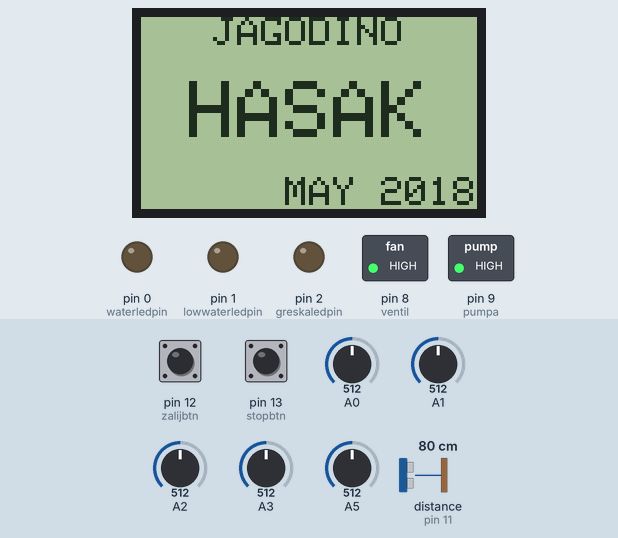
The sketch below on a simulated Arduino Uno, built with avr-gcc and run on an emulated ATmega328P. On the bench: 84×48 one-colour display, switched loads named in the sketch (green lamp = pin HIGH), output pins drawn as LEDs (lit = HIGH). The inputs (shaded band) are chosen by the test bench; at power-on: pin 12 (zalijbtn) HIGH, pin 13 (stopbtn) HIGH, A0 = 512, A1 = 512, A2 = 512, A3 = 512, A5 = 512, distance to the obstacle (sensor on pin 11) 80 cm. The echo pulse lasts 58.3 µs per cm; pins used as bus, display or sensor lines are not drawn.

Above: at 0.1 s.
At 5.4 s:
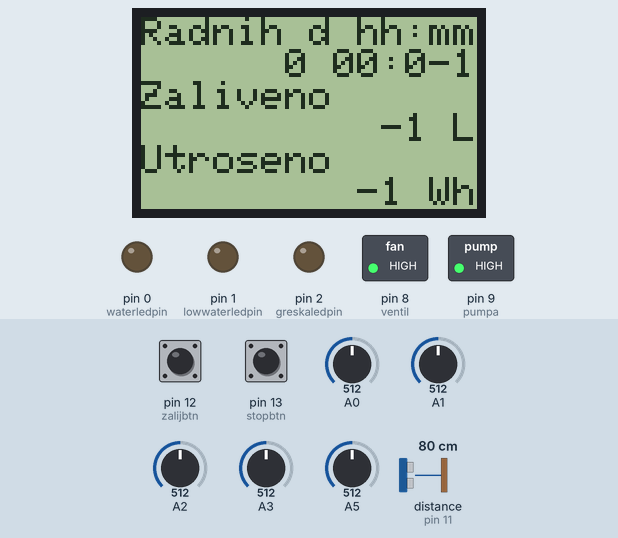
At 20.4 s:
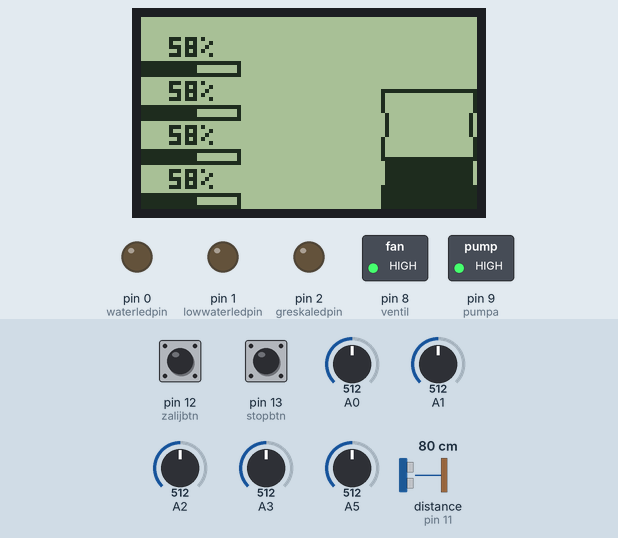

Measured:
- what the display in image 1 shows lasts 15.0 s, from 5.4 s to 20.4 s

The sketch:

Jagodino.ino
```cpp
#include <SPI.h>
#include <Adafruit_GFX.h>
#include <Adafruit_PCD8544.h>
#include <EEPROM.h>

// Display pinout
// pin 7 - Serial clock out (SCLK)
// pin 6 - Serial data out (DIN)
// pin 5 - Data/Command select (D/C)
// pin 4 - LCD chip select (CS)
// pin 3 - LCD reset (RST)
Adafruit_PCD8544 display = Adafruit_PCD8544(7, 6, 5, 4, 3);

const int hi = 0; // Relay's inverse logic
const int lo = 1; // Relay's inverse logic

const int ventil = 8; // Relay1 valve
const int pumpa = 9;  // Relay2 pump

const int trig = 10;
const int echo = 11;

const int precnikBureta = 55; // [cm]
const int visinaBureta = 120; // [cm]
const int offset = 15;        // [cm]

const int ww=3; // Font Width
const int hh=5; // Font Height
const int wr=4; // Bar Height
const double pi=3.1415926; // Pi(e) (njami)

const int waterledpin = 0;
const int lowwaterledpin = 1;
const int greskaledpin = 2;

const int zalijbtn = 12;
const int stopbtn = 13;

const int wbd=24; // Width of barrel (in display)
const int hbd=30; // Height of barrel (in display)

const int td=950; // Threshold for sensor
const int punido=90; // Water plants till [%]

const int freqq=15; // Write status in EEPROM every [min]
const int limitminuta=30; // Max watering time [min]

const int adliter=0; // Addreses in EEPROM
const int adelect=10;
const int adrtime=20;

const double snagavalva=4.5+0.7;
const double snagaard=0.75;

void setup() {
  //Serial.begin(9600);

  pinMode(ventil,OUTPUT);
  pinMode(pumpa,OUTPUT);
  digitalWrite(ventil,lo);
  digitalWrite(pumpa,lo);

  pinMode(waterledpin,OUTPUT);
  pinMode(lowwaterledpin,OUTPUT);
  pinMode(greskaledpin,OUTPUT);

  pinMode(zalijbtn,INPUT_PULLUP);
  pinMode(stopbtn,INPUT_PULLUP);

  pinMode(trig,OUTPUT);
  pinMode(echo,INPUT);

  display.begin();
  display.setContrast(50);
  showFirst();
  delay(5000);
  showStatus();
  delay(15000);
}
bool uklj=false;
unsigned long time1=0, time2=0;
double lp=0;
int ukupnolitaraa=0,ukupnovrijemeuklj=0;

void loop() {
  int a[4],i,m[4],w[4],x0,y0,psz,htbd,minni,avg=0,no=0;
  bool sens[4],zalj=false;

  double zap,h,trzap,ht;
  String zp,poruka="JAGODINO  ",smin,vrz="",vrz2="",ltz;
  ht=getDist();
  if(ht<=visinaBureta+offset)
  h=ht;
  else h=visinaBureta+offset;
  for(i=0;i<4;i++){
    a[i]=analogRead(i+14);
    if(a[i]>td)
      sens[i]=true;
    else sens[i]=false;
    m[i]=map(a[i],td,200,0,100);
    m[i]=constrain(m[i],0,100);
    if(!sens[i]){
      avg+=m[i];
      no++;
    }
    w[i]=map(m[i],0,100,0,25);
    //Serial.println("a["+String(i)+"]="+String(a[i]));
  }
  minni=constrain(map(analogRead(A5),1023,0,5,85),10,80);
  zap=pi*precnikBureta*precnikBureta/4*visinaBureta/1000;
  trzap=pi*precnikBureta*precnikBureta/4*(visinaBureta-h+offset)/1000;
  avg/=no;
  psz=100*trzap/zap;
  if(no<4){
    digitalWrite(greskaledpin,1);
  }
  else{
    digitalWrite(greskaledpin,0);
  }
  if((avg<minni && no!=0 && psz>10) || digitalRead(zalijbtn)==LOW){
    time1=millis()/1000;
    lp=trzap;
    uklj=true;
  }
  if((avg>punido || no==0 || millis()/1000-time1>limitminuta*60 || digitalRead(stopbtn)==LOW) && uklj){
    ukupnovrijemeuklj+=millis()/1000-time1;
    ukupnolitaraa+=lp-trzap;
    lp-=trzap;
    uklj=false;
  }
  //Serial.println("\ntrzap = "+String(trzap)+"\nlp = "+String(lp));
  /*Serial.println(h);
  Serial.println();*/

  /*Serial.println(zap);
  Serial.println(trzap);*/
  zp=String(int(trzap))+"L "+String(psz)+"%";
  if(psz<=25){
    poruka="Malo vode";
    digitalWrite(lowwaterledpin,1);
  }
  else{
    digitalWrite(lowwaterledpin,0);
  }

  if(psz<=10){
    poruka="Nema vode";
    digitalWrite(lowwaterledpin,1);
  }
  else{
    digitalWrite(lowwaterledpin,0);
  }

  if(uklj){
    digitalWrite(ventil,hi);
    poruka="Zalijevanje";
    digitalWrite(waterledpin,1);
  }
  else{
    digitalWrite(ventil,lo);
    digitalWrite(waterledpin,0);
  }

  display.clearDisplay();
  //poruka="";
  for(i=0;i<14-poruka.length();i++)
    display.print(" ");
  display.println(poruka);
  for(i=0;i<14-zp.length();i++)
    display.print(" ");
  display.println(zp);
  display.println();
  smin=String(minni)+"%";
  for(i=0;i<9-smin.length();i++)
    display.print(" ");
  display.println(smin);

  int satiz=(millis()/1000-time1)/3600;
  int minsz=((millis()/1000-time1)%3600)/60;
  if(satiz/10==0)
  vrz+="0";
  vrz+=String(satiz);
  if(minsz/10==0)
  vrz2+="0";
  vrz2+=String(minsz);
  ltz=String(int(lp))+"L";
  if(!uklj && time1!=0){
    /*for(i=0;i<10-vrz2.length();i++)
      display.print(" ");*/


    display.setCursor(31,32);
    display.print(vrz);
    display.setCursor(41,32);
    display.print(":");
    display.setCursor(45,32);
    display.println(vrz2);
    for(i=0;i<9-ltz.length();i++)
      display.print(" ");
    display.print(ltz);

  }
  x0=0;y0=5;
  for(i=0;i<4;i++){
    if(!sens[i]){
      int posoff;
      if(uklj && i==0)
      posoff=3;
      else posoff=7;
      p(String(m[i])+"%",x0+posoff,y0+i*(wr+hh+2));
      display.drawRect(x0,y0+i*(wr+hh+2)+hh+1,25,wr,BLACK);
      display.fillRect(x0,y0+i*(wr+hh+2)+hh+1,w[i],wr,BLACK);
    }
    else{
      display.setCursor(x0,y0+i*(wr+hh+2)+3);
      display.print("Grska");
      display.drawPixel(x0+4*ww+1,y0+i*(wr+hh+2)+3,BLACK);
      display.drawPixel(x0+4*ww+2,y0+i*(wr+hh+2)+4,BLACK);
      display.drawPixel(x0+4*ww+3,y0+i*(wr+hh+2)+3,BLACK);
      //p(String(m[i])+"%",x0,y0+i*(wr+hh+2));
    }
  }
  display.drawRect(display.width()-wbd,display.height()-hbd,wbd,hbd,BLACK);
  htbd=map(constrain(psz,0,100),0,100,0,hbd);
  display.fillRect(display.width()-wbd,display.height()-htbd,wbd,htbd,BLACK);

  display.drawFastVLine(display.width()-wbd,display.height()-hbd+hbd/5,hbd/5,WHITE);
  display.drawFastVLine(display.width()-wbd,display.height()-hbd+3*hbd/5,hbd/5,WHITE);
  display.drawFastVLine(display.width()-1,display.height()-hbd+hbd/5,hbd/5,WHITE);
  display.drawFastVLine(display.width()-1,display.height()-hbd+3*hbd/5,hbd/5,WHITE);

  display.drawFastVLine(display.width()-wbd+1,display.height()-hbd+hbd/5,hbd/5,BLACK);
  display.drawFastVLine(display.width()-wbd+1,display.height()-hbd+3*hbd/5,hbd/5,BLACK);
  display.drawFastVLine(display.width()-2,display.height()-hbd+hbd/5,hbd/5,BLACK);
  display.drawFastVLine(display.width()-2,display.height()-hbd+3*hbd/5,hbd/5,BLACK);
/*
  int literss,energyspent,minutaradi;
    EEPROM.get(adliter,literss);
    EEPROM.get(adelect,energyspent);
    EEPROM.get(adrtime,minutaradi);
    Serial.println("Vrijeme = "+String(minutaradi)+"min\nLiters = "+String(literss)+"L\nEnergy = "+String(energyspent)+"Wh\n");
    minutaradi=0;
    literss=0;
    energyspent=0;
    EEPROM.put(adliter,literss);
    EEPROM.put(adelect,energyspent);
    EEPROM.put(adrtime,minutaradi);
    */
  display.display();
  if(millis()/1000-time2>freqq*60){
    int minutaradi,energyspent,literss;
    EEPROM.get(adliter,literss);
    delay(100);
    EEPROM.get(adelect,energyspent);
    delay(100);
    EEPROM.get(adrtime,minutaradi);
    delay(100);

    minutaradi+=freqq;
    literss+=ukupnolitaraa;
    ukupnolitaraa=0;

    energyspent+=(freqq*snagaard+ukupnovrijemeuklj*snagavalva)/60;
    ukupnovrijemeuklj=0;

    EEPROM.put(adliter,literss);
    delay(100);
    EEPROM.put(adelect,energyspent);
    delay(100);
    EEPROM.put(adrtime,minutaradi);
    delay(100);
    delay(100);
    time2=millis()/1000;
  }
  delay(100);
}

void p(String a, int x, int y){
  int i=0;
  while(a[i]!='\0'){
    if(x+4>83){
      x=0;
      y+=hh+1;
    }
    pr(a[i],x,y);
    x+=ww+1;
    i++;
  }
}
void pr(char a, int x, int y){
  switch(a){
    case '1':
      display.drawFastVLine(x+2,y,hh,BLACK);
      display.drawPixel(x+ww/2,y+hh/2-1,BLACK);
      break;

    case '2':
      display.drawFastHLine(x,y,ww,BLACK);
      display.drawFastVLine(x+ww-1,y,hh/2+1,BLACK);
      display.drawFastHLine(x,y+hh/2,ww,BLACK);
      display.drawFastVLine(x,y+hh/2,hh/2+1,BLACK);
      display.drawFastHLine(x,y+hh-1,ww,BLACK);
      break;

    case '3':
      display.drawFastHLine(x,y,ww,BLACK);
      display.drawFastVLine(x+ww-1,y,hh,BLACK);
      display.drawFastHLine(x,y+hh/2,ww,BLACK);
      display.drawFastHLine(x,y+hh-1,ww,BLACK);
      break;

    case '4':
      display.drawFastVLine(x,y,hh/2+1,BLACK);
      display.drawFastVLine(x+ww-1,y,hh,BLACK);
      display.drawFastHLine(x,y+hh/2,ww,BLACK);
      break;

    case '5':
      display.drawFastHLine(x,y,ww,BLACK);
      display.drawFastVLine(x,y,hh/2+1,BLACK);
      display.drawFastHLine(x,y+hh/2,ww,BLACK);
      display.drawFastVLine(x+ww-1,y+hh/2,hh/2+1,BLACK);
      display.drawFastHLine(x,y+hh-1,ww,BLACK);
      break;

    case '6':
      display.drawFastHLine(x,y,ww,BLACK);
      display.drawFastVLine(x,y,hh,BLACK);
      display.drawFastHLine(x,y+hh/2,ww,BLACK);
      display.drawFastVLine(x+ww-1,y+hh/2,hh/2+1,BLACK);
      display.drawFastHLine(x,y+hh-1,ww,BLACK);
      break;

    case '7':
      display.drawFastHLine(x,y,ww,BLACK);
      display.drawFastVLine(x,y,hh/2+1,BLACK);
      display.drawFastVLine(x+ww-1,y,hh,BLACK);
      break;

    case '8':
      display.drawFastHLine(x,y,ww,BLACK);
      display.drawFastVLine(x,y,hh,BLACK);
      display.drawFastHLine(x,y+hh/2,ww,BLACK);
      display.drawFastVLine(x+ww-1,y,hh,BLACK);
      display.drawFastHLine(x,y+hh-1,ww,BLACK);
      break;

    case '9':
      display.drawFastHLine(x,y,ww,BLACK);
      display.drawFastVLine(x,y,hh/2+1,BLACK);
      display.drawFastHLine(x,y+hh/2,ww,BLACK);
      display.drawFastVLine(x+ww-1,y,hh,BLACK);
      display.drawFastHLine(x,y+hh-1,ww,BLACK);
      break;

    case '0':
      display.drawFastHLine(x,y,ww,BLACK);
      display.drawFastVLine(x,y,hh,BLACK);
      display.drawFastVLine(x+ww-1,y,hh,BLACK);
      display.drawFastHLine(x,y+hh-1,ww,BLACK);
      break;

    case '%':
      display.drawPixel(x,y+hh/5-1,BLACK);
      display.drawLine(x,y+hh-hh/5-1,x+ww-1,y+hh/5,BLACK);
      display.drawPixel(x+ww-1,y+hh-hh/5,BLACK);
      break;

    case ' ':
      break;

    default:
      display.fillRect(x,y,ww,hh,BLACK);
  }
}

double getDist(){
  double d,t;
  digitalWrite(trig, LOW);
  delayMicroseconds(2);
  digitalWrite(trig, HIGH);
  delayMicroseconds(10);
  digitalWrite(trig, LOW);
  t = pulseIn(echo, HIGH);
  d = t*0.034/2;
  return d;
}

void showFirst(){
  display.clearDisplay();
  display.setTextSize(1);
  display.setTextColor(BLACK);
  display.setCursor(0,0);
  display.println("   JAGODINO\n");
  display.setTextSize(2);
  display.println(" HASAK");
  display.setTextSize(1);
  display.print("\n      MAY 2018");
  display.display();
}

void showStatus(){
  display.clearDisplay();
  display.setTextSize(1);
  display.setTextColor(BLACK);
  display.setCursor(0,0);
  int minutaradi,energyspent,literss,i;
  EEPROM.get(adliter,literss);
  delay(100);
  EEPROM.get(adelect,energyspent);
  delay(100);
  EEPROM.get(adrtime,minutaradi);
  delay(100);

  //display.println("   JAGODINO");
  display.println("Radnih d hh:mm");
  String tt=String(minutaradi/1440)+" ";
  if(((minutaradi%1440)/60)/10==0)
    tt+="0";
  tt+=String((minutaradi%1440)/60)+":";
  if((minutaradi%60)/10==0)
    tt+="0";
  tt+=String(minutaradi%60);
  for(i=0;i<14-tt.length();i++)
    display.print(" ");
  display.println(tt);
  display.println("Zaliveno");
  String ll=String(literss)+" L";
  for(i=0;i<14-ll.length();i++)
    display.print(" ");
  display.println(ll);
  display.println("Utroseno");
  String ee=String(energyspent)+" Wh";
  for(i=0;i<14-ee.length();i++)
    display.print(" ");
  display.println(ee);
  display.display();
}
```
